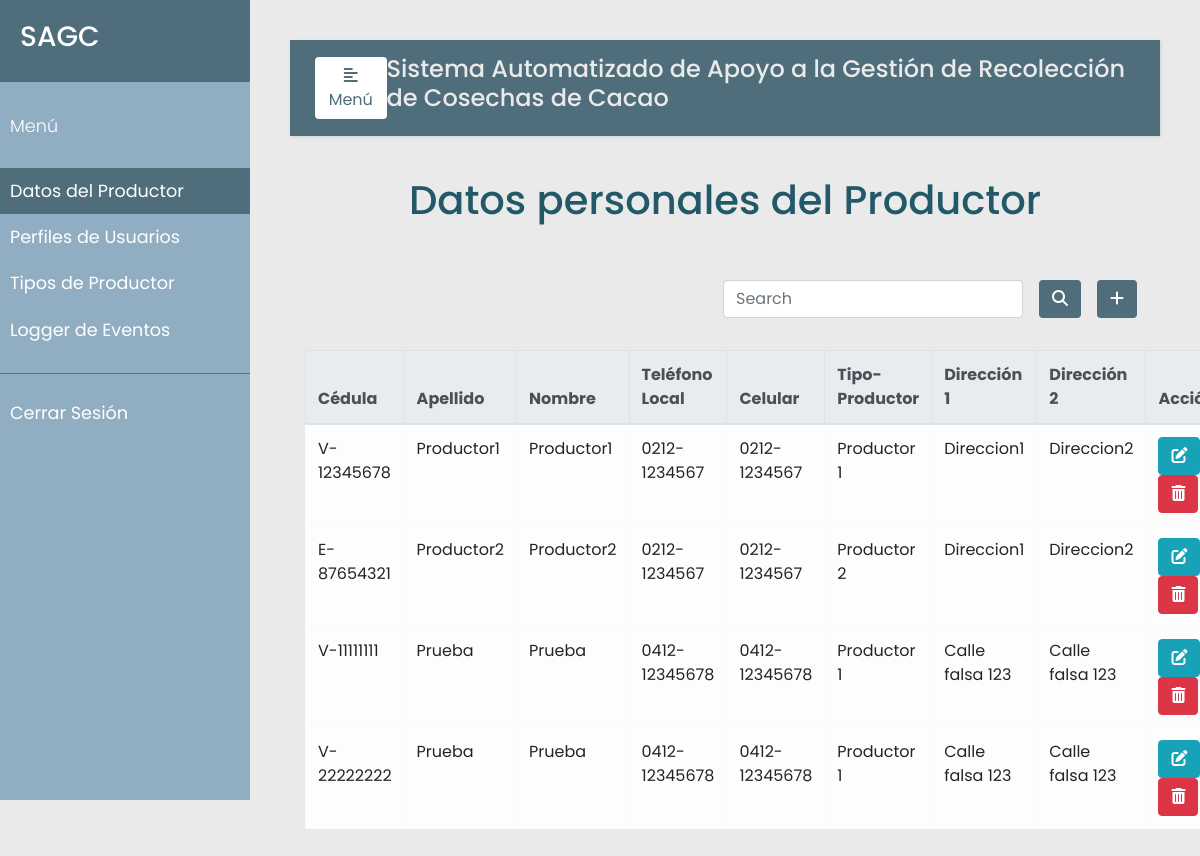
Page /productor/update/1 (signed in) on the earlier database version.
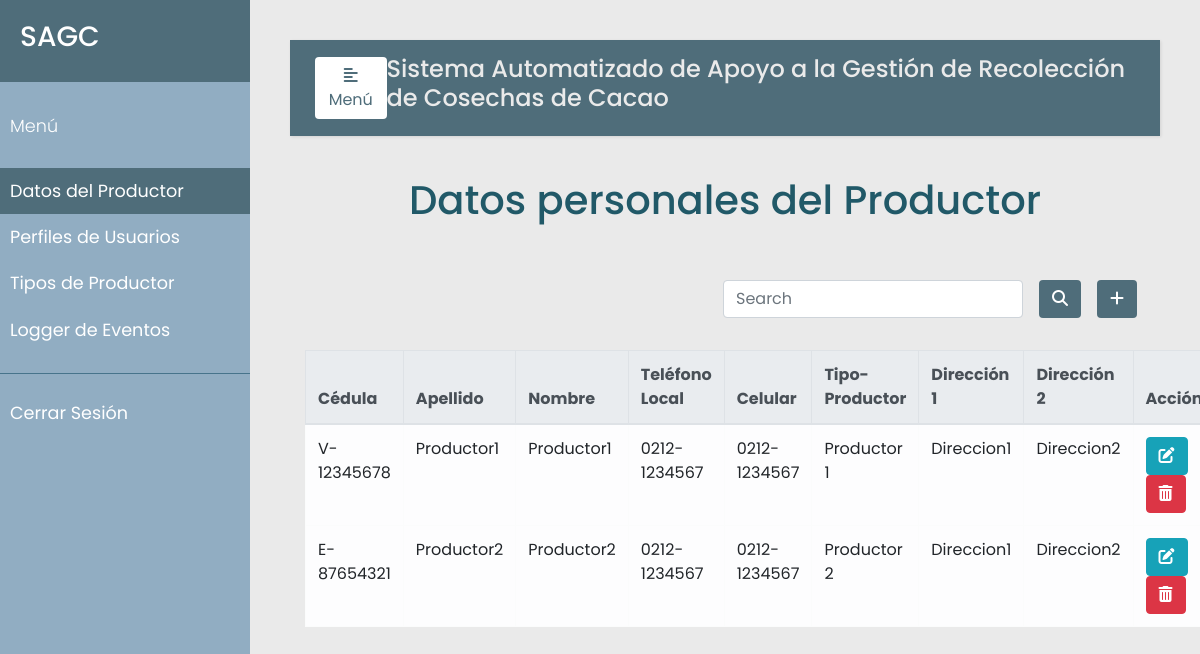
Same page on the later database version.
### models.py (models this page shows, shortened)
class Productor(db.Model):
    __tablename__ = 'productores'
    id = db.Column(db.Integer, primary_key=True)
    ci = db.Column(db.String(30), nullable=False, unique=True)
    nombre = db.Column(db.String(30), nullable=False)
    apellido = db.Column(db.String(30), nullable=False)
    telefono = db.Column(db.String(12), nullable=False)
    celular = db.Column(db.String(12), nullable=False)
    tipo_prod = db.Column(db.Integer, db.ForeignKey('tipo_prod.id'), nullable=False) # ForeignKey debe estar el nombre de la tabla a linkear
    direccion1= db.Column(db.String(120), nullable=False)
    direccion2 = db.Column(db.String(120))

class TipoProductor(db.Model):
    __tablename__ = 'tipo_prod'
    id = db.Column(db.Integer, primary_key=True)
    descripcion = db.Column(db.String(120), nullable=False, unique=True)
    producer = db.relationship('Productor', backref='tipo_productor', lazy=True)

### app.py (the view, shortened to what this page needs)
@app.route('/productor/update/<int:id>', methods=['GET', 'POST'])
@login_required
def update_productor(id):
    error=None
    tipo_prod = TipoProductor.query.all()
    productores = Productor.query.all()
    prod_to_update = Productor.query.get_or_404(id)
    return render_template('productor.html', error=error, admin=session['rol_admin'], productor=productores, tipo_prod=tipo_prod)

### app.py (called while the page is built)
def login_required(f):
    @wraps(f)
    def wrap(*args, **kwargs):
        if 'logged_in' in session:
            return f(*args, **kwargs)
        else:
            flash('Necesitas iniciar sesión primero')
            return redirect(url_for('login'))
    return wrap

### templates/productor.html (shortened to what this page needs)
{% extends "base.html" %}
{% block navbar %}
<li class="nav-item active">
    <a class="nav-link" href="{{url_for('productor')}}">Datos del Productor<span class="sr-only">(current)</span></a>
</li>
<li class="nav-item">
    <a class="nav-link" href="{{url_for('perfiles')}}">Perfiles de Usuarios</a>
</li>
<li class="nav-item">
  <a class="nav-link" href="{{url_for('tipo_productor')}}">Tipos de Productor</a>
</li>
<li class="nav-item">
    <a class="nav-link" href="{{url_for('eventos')}}">Logger de Eventos</a>
</li>
{% endblock %}
{% block sesion %}
<li class="nav-item">
  <a class="nav-link" href="{{url_for('logout')}}">Cerrar Sesión</a>
</li>
{% endblock %}
{% block content %}
    <div class="container h-100">
        <p class="text-center h1 fw-bold mb-5 mx-1 mx-md-4 mt-4">Datos personales del Productor</p>
        <div class="d-flex flex-row-reverse bd-highlight">
            <div class="p-2 bd-highlight">
              <button type="button" class="btn" style="color:#fff; background-color:#4F6D7A;" data-toggle="modal" data-target="#exampleModalLong">
                <i class="fa-solid fa-plus"></i>
              </button>
            </div>
            <div class="p-2 bd-highlight" style="display:flex; align-content: flex-end;">
              <form action='/productor/search' method="post" class="form-inline" style="justify-content: flex-end">
                <input class="form-control mr-3 w-75" type="text" placeholder="Search" aria-label="Buscar" name="search_productor">
                <button type="submit" id="search_productor" name="action-type" value="search" class="btn" style="color:#fff; background-color:#4F6D7A;">
                  <i class="fas fa-search" aria-hidden="true"></i>
                </button>
              </form>
            </div>
        </div>
        <br>
        <table class="table table-bordered table-light table-hover">
          <thead class="thead-light">
            <tr>
              <th scope="col">Cédula</th>
              <th scope="col">Apellido</th>
              <th scope="col">Nombre</th>
              <th scope="col">Teléfono Local</th>
              <th scope="col">Celular</th>
              <th scope="col">Tipo-Productor</th>
              <th scope="col">Dirección 1</th>
              <th scope="col">Dirección 2</th>
              <th scope="col">Acción</th>
            </tr>
          </thead>
          <tbody>
            {% for u in productor %}
            <tr>
              <td>{{u.ci}}</td>
              <td>{{u.nombre}}</td>
              <td>{{u.apellido}}</td>
              <td>{{u.telefono}}</td>
              <td>{{u.celular}}</td>
              <td>{{u.tipo_productor.descripcion}}</td>
              <td>{{u.direccion1}}</td>
              <td>{{u.direccion2}}</td>
              <td>
                <button type="button" class="btn btn-info" data-toggle="modal" data-target="#edit-modal-{{u.id}}">
                  <i class="fas fa-edit"></i>
                </button>
                <button type="button" class="btn btn-danger" data-toggle="modal" data-target="#delete-modal-{{u.id}}">
                  <i class="fas fa-trash-alt"></i>
                </button>
              </td>
            </tr>
            {% endfor %}
          </tbody>
        </table>
    </div>
{% endblock %}

Differences in the rows shown:
removed Productor: ci "V-11111111", nombre "Prueba", apellido "Prueba", telefono "0412-12345678", celular "0412-12345678", tipo_productor.descripcion "Productor 1", direccion1 "Calle falsa 123", direccion2 "Calle falsa 123"
removed Productor: ci "V-22222222", nombre "Prueba", apellido "Prueba", telefono "0412-12345678", celular "0412-12345678", tipo_productor.descripcion "Productor 1", direccion1 "Calle falsa 123", direccion2 "Calle falsa 123"
